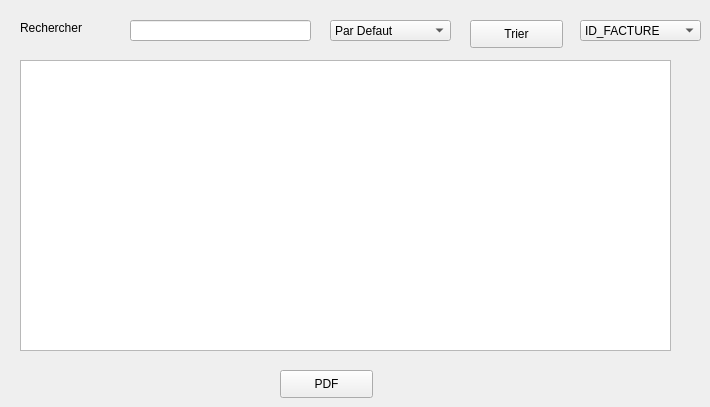
      <widget class="QWidget" name="tab_17">
       <attribute name="title">
        <string>Afficher Facture</string>
       </attribute>
       <widget class="QTableView" name="tab_f_BRAHIM">
        <property name="geometry">
         <rect>
          <x>20</x>
          <y>60</y>
          <width>651</width>
          <height>291</height>
         </rect>
        </property>
       </widget>
       <widget class="QLabel" name="label_15_brahim">
        <property name="geometry">
         <rect>
          <x>20</x>
          <y>20</y>
          <width>101</width>
          <height>16</height>
         </rect>
        </property>
        <property name="text">
         <string>Rechercher</string>
        </property>
       </widget>
       <widget class="QLineEdit" name="Recherche_BRAHIM">
        <property name="geometry">
         <rect>
          <x>130</x>
          <y>20</y>
          <width>181</width>
          <height>21</height>
         </rect>
        </property>
       </widget>
       <widget class="QComboBox" name="ComboPapa_BRAHIM">
        <property name="geometry">
         <rect>
          <x>330</x>
          <y>20</y>
          <width>121</width>
          <height>21</height>
         </rect>
        </property>
        <item>
         <property name="text">
          <string>Par Defaut</string>
         </property>
        </item>
        <item>
         <property name="text">
          <string>ID_FACTURE</string>
         </property>
        </item>
        <item>
         <property name="text">
          <string>Date_Facture</string>
         </property>
        </item>
        <item>
         <property name="text">
          <string>Reference</string>
         </property>
        </item>
        <item>
         <property name="text">
          <string>Capitale</string>
         </property>
        </item>
        <item>
         <property name="text">
          <string>Statistique</string>
         </property>
        </item>
       </widget>
       <widget class="QPushButton" name="pdf_but_BRAHIM">
        <property name="geometry">
         <rect>
          <x>280</x>
          <y>370</y>
          <width>93</width>
          <height>28</height>
         </rect>
        </property>
        <property name="text">
         <string>PDF</string>
        </property>
       </widget>
       <widget class="QPushButton" name="Trier_F_BRAHIM">
        <property name="geometry">
         <rect>
          <x>470</x>
          <y>20</y>
          <width>93</width>
          <height>28</height>
         </rect>
        </property>
        <property name="text">
         <string>Trier</string>
        </property>
       </widget>
       <widget class="QComboBox" name="ComboTri_BRAHIM">
        <property name="geometry">
         <rect>
          <x>580</x>
          <y>20</y>
          <width>121</width>
          <height>21</height>
         </rect>
        </property>
        <item>
         <property name="text">
          <string>ID_FACTURE</string>
         </property>
        </item>
        <item>
         <property name="text">
          <string>Date_Facture</string>
         </property>
        </item>
        <item>
         <property name="text">
          <string>Reference</string>
         </property>
        </item>
        <item>
         <property name="text">
          <string>Prix</string>
         </property>
        </item>
        <item>
         <property name="text">
          <string>Statistique</string>
         </property>
        </item>
       </widget>
      </widget>
